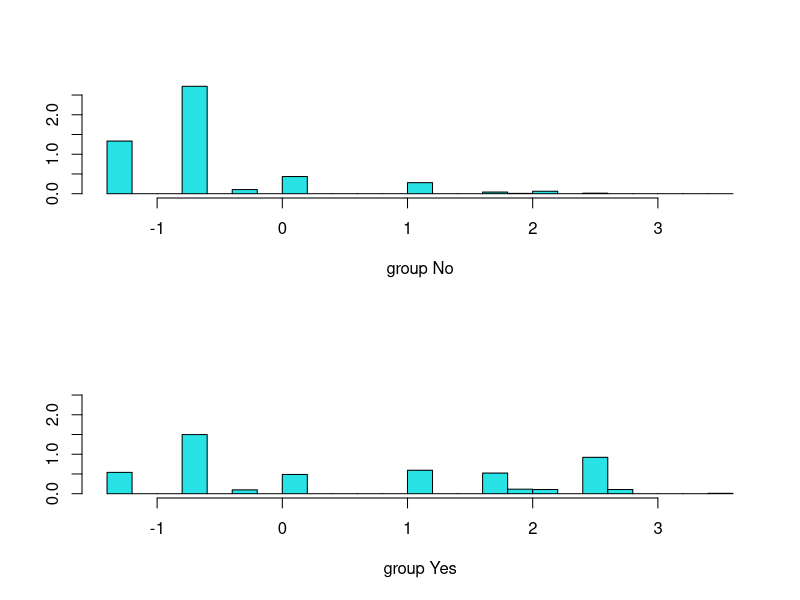

R code for this plot:
## ---- chunk 1
library(e1071)
set.seed(1)
titan.df <- as.data.frame(Titanic)
#Creating data from table
repeating_sequence <- rep.int(seq_len(nrow(titan.df)), titan.df$Freq) #This will repeat each combination equal to the frequency of each combination
#Create the dataset by row repetition created
titan.dat <- titan.df[repeating_sequence,]
#We no longer need the frequency, drop the feature
titan.dat$Freq <- NULL
head(titan.dat)
dim(titan.dat)
## ---- chunk 2
train <- sample(nrow(titan.dat), nrow(titan.dat) * 0.8)
dat.train <- titan.dat[train, ]
dat.test <- titan.dat[-train, ]
## ---- chunk 3
nb.model <- naiveBayes(Survived ~., data = dat.train)  # 基于输入数据 dat.train 和 公式建立贝叶斯模型
summary(nb.model)
nb.model$tables
## ---- chunk 4
nb.pred <- predict(nb.model, newdata = dat.test)
nb.pred
table(nb.pred, dat.test$Survived)
(24 + 69) / (255 + 69 + 24 + 93)
## ---- chunk 5
output <- dat.test
output$Survived <- nb.pred
head(output)
## ---- chunk 6
lr.model <- glm(Survived ~ ., data = dat.train, family = binomial)
lr.prob <- predict(lr.model, newdata = dat.test, type = 'response')
lr.pred <- ifelse(lr.prob > 0.5, 'Yes', 'No')
table(prediction = lr.pred, truth = dat.test$Survived)
## ---- chunk 7
library(MASS)
lda.model <- lda(Survived ~ ., data = dat.train)
plot(lda.model)
lda.pred <- predict(lda.model, newdata = dat.test)
table(prediction = lda.pred$class, truth = dat.test$Survived)
